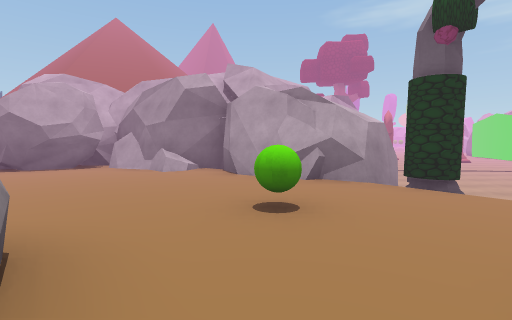
View 1 (above)

24 first-person views from a walk through a Unity game level. The camera is 1.4 m above the floor, tilts 4° down and sees 85° across. The floor is counted in squares, 2 m on a side. Each view is taken from the middle of a square. On the plan, view 1 faces up. The plan holds only what a view shows up to about 9 squares ahead; the rest is blank. The place goes on beyond the plan.

View 2
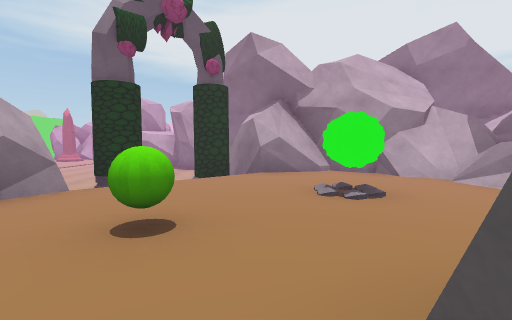

View 3
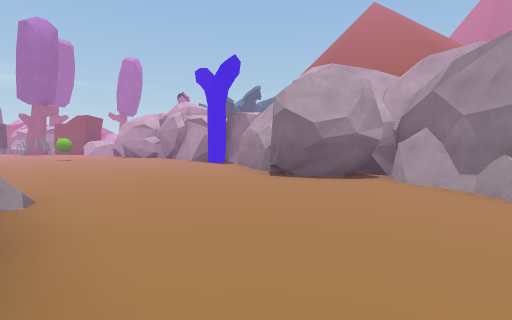

View 4
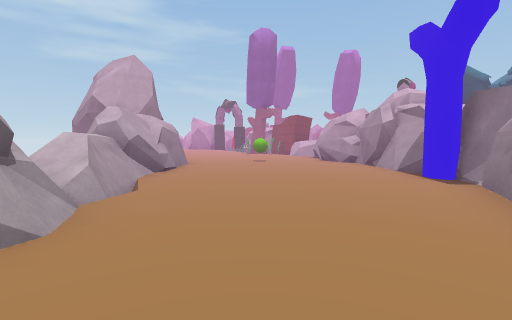

View 5
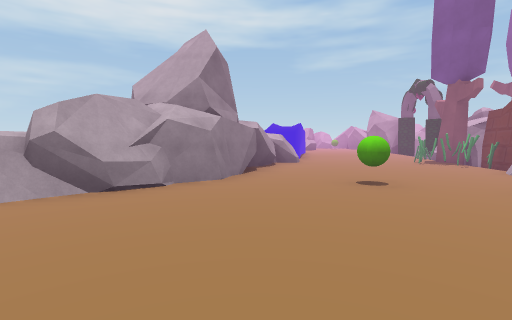

View 6
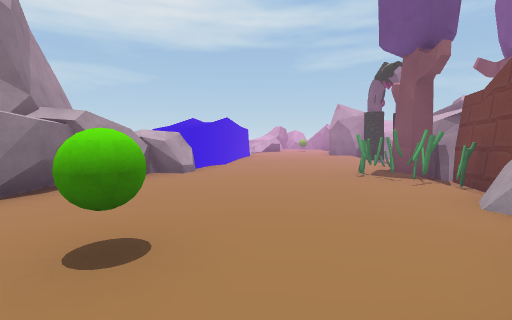

View 7
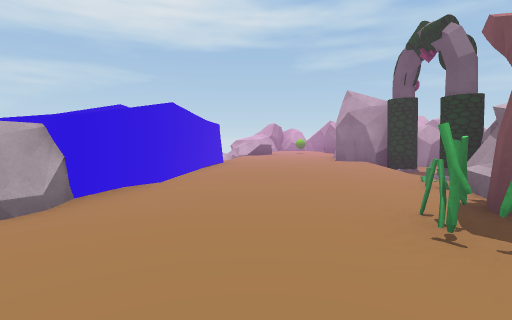

View 8
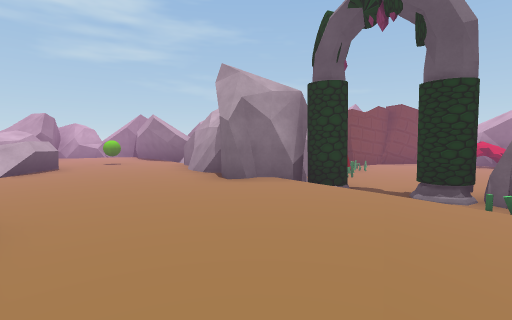

View 9
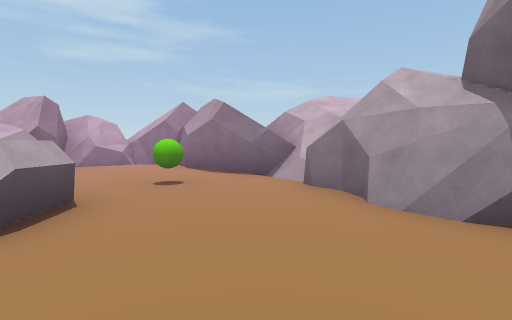

View 10
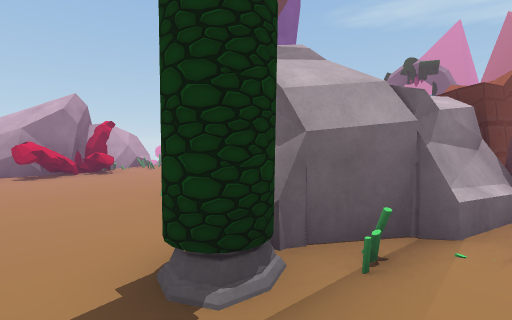

View 11
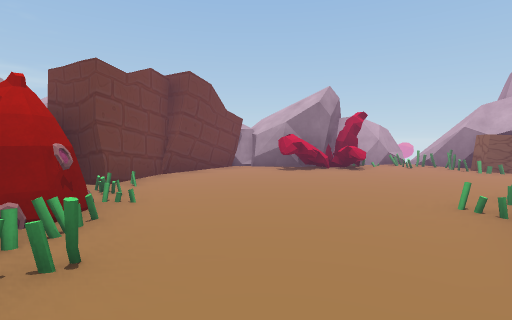

View 12
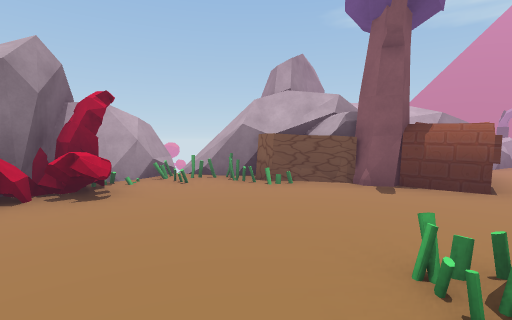

View 13
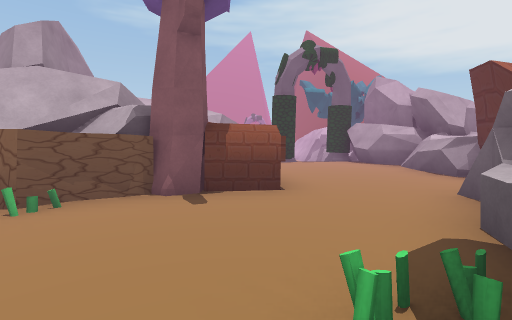

View 14
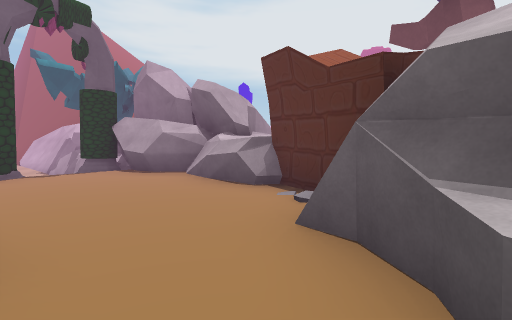

View 15
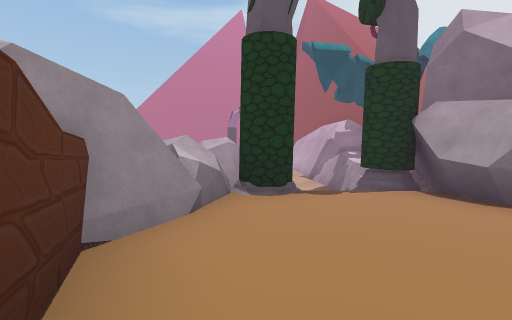

View 16
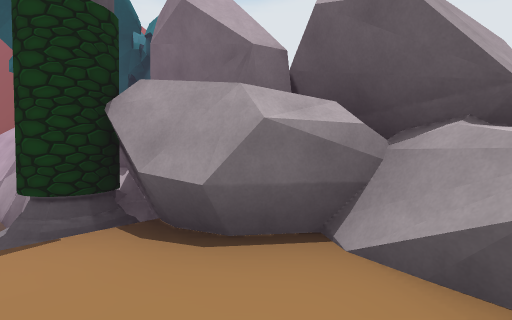

View 17
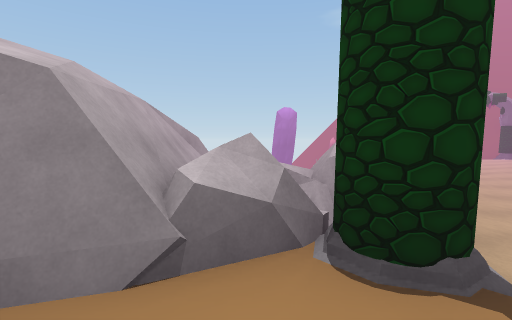

View 18
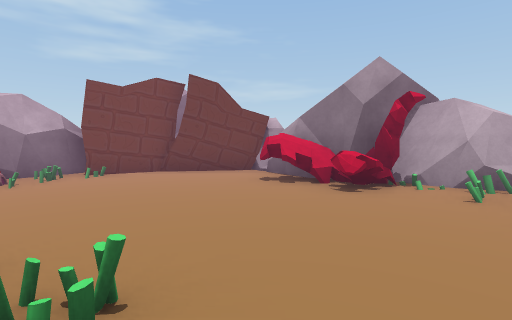

View 19
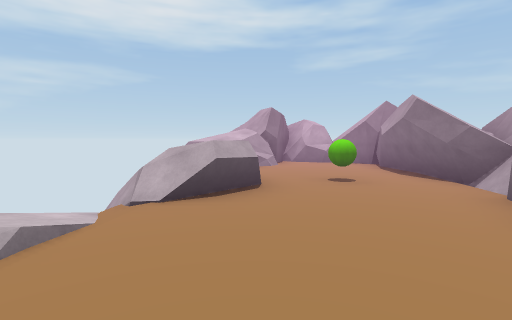

View 20
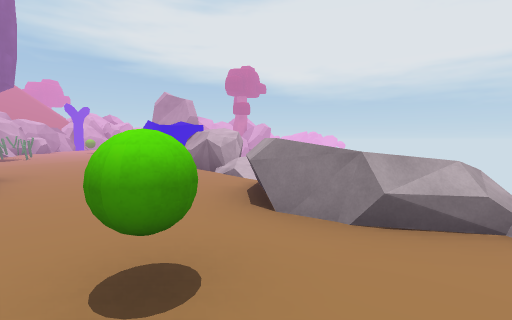

View 21
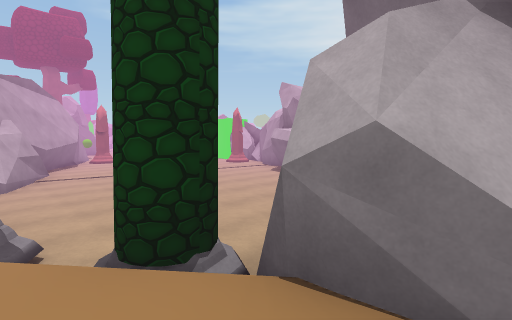

View 22
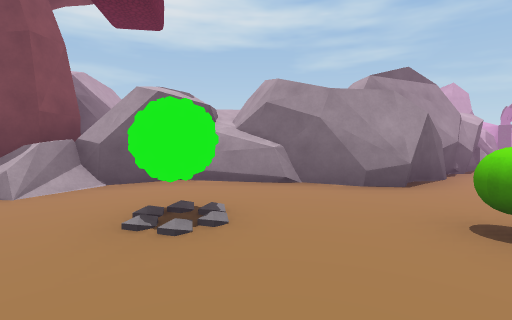

View 23
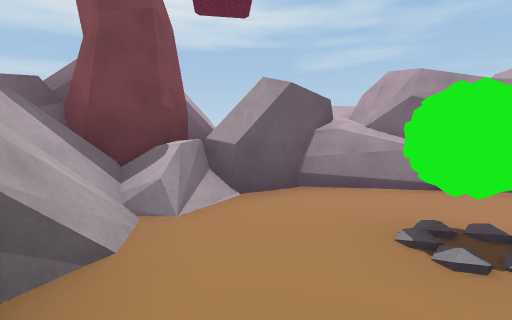

View 24
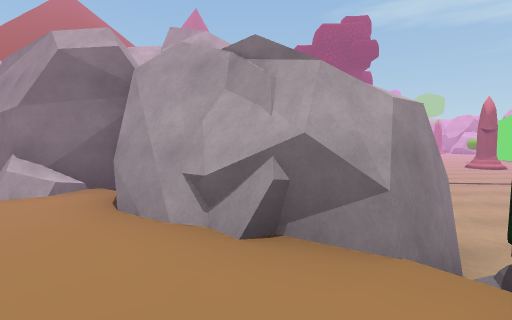

### Floor plan
Key: @ floor where view 1 was taken; # wall or solid block; . main floor; - floor 0.5 m lower than the main floor; / step, stairs or slope; = window, fence, low wall or low ledge; ^ raised ledge; v drop or lower ground; B boulder; G green ball; C cone; A box; O other object.
Columns run from 32 left of view 1 to 7 right of it. Each row starts with its distance up from view 1.
 14             # B vvv#
 13             ##BBvv##
 12            ##BOBvB^                 #v v
 11     #####  #...AABO                 #vvv
 10     #OOO^###...##                  ##vvv
  9    CCC...##....##                  #vvvv
  8   ##CC........BB#  B###B######     vvvvv
  7   #.C.........BB# BB.....##BB####  vvvvv
  6   #-....O ####BB................####vvvv
  5   #--.... ###OO..................##Ovvvv
  4   ##--...####OO....G...............Ovvvv
  3   ##O/-..OOO....................G...Ovv
  2    ##OO-............#BB.=BB###......##
  1       ##O.........######^BBBB###..O..#
  0       ###......####  BB   B    #@....#
 -1      ###.....###               ##...##
 -2   ##^#......##                  ##B##
 -3   ##.......##                    ####
 -4  ##.G.....#^                       #
 -5 ##....==///v
 -6 #....==#v
 -7 #....=# v
 -8 ####^
 -9  #  ^^

Positions as (right, up) in squares from view 1, and headings:
1: (0, 0), facing up
2: (-2, 2), facing right
3: (-2, 2), facing up-left
4: (-4, 4), facing left
5: (-9, 6), facing down-left
6: (-13, 6), facing down-left
7: (-16, 4), facing down-left
8: (-19, 0), facing left
9: (-23, -3), facing left
10: (-23, 1), facing up
11: (-24, 2), facing up-left
12: (-25, 5), facing up
13: (-25, 6), facing up-right
14: (-23, 7), facing right
15: (-21, 9), facing up-right
16: (-19, 9), facing right
17: (-19, 10), facing up
18: (-23, 7), facing left
19: (-23, -2), facing down-left
20: (-29, -5), facing right
21: (3, 1), facing up-right
22: (3, 3), facing down-left
23: (4, 1), facing down-left
24: (1, 3), facing up
